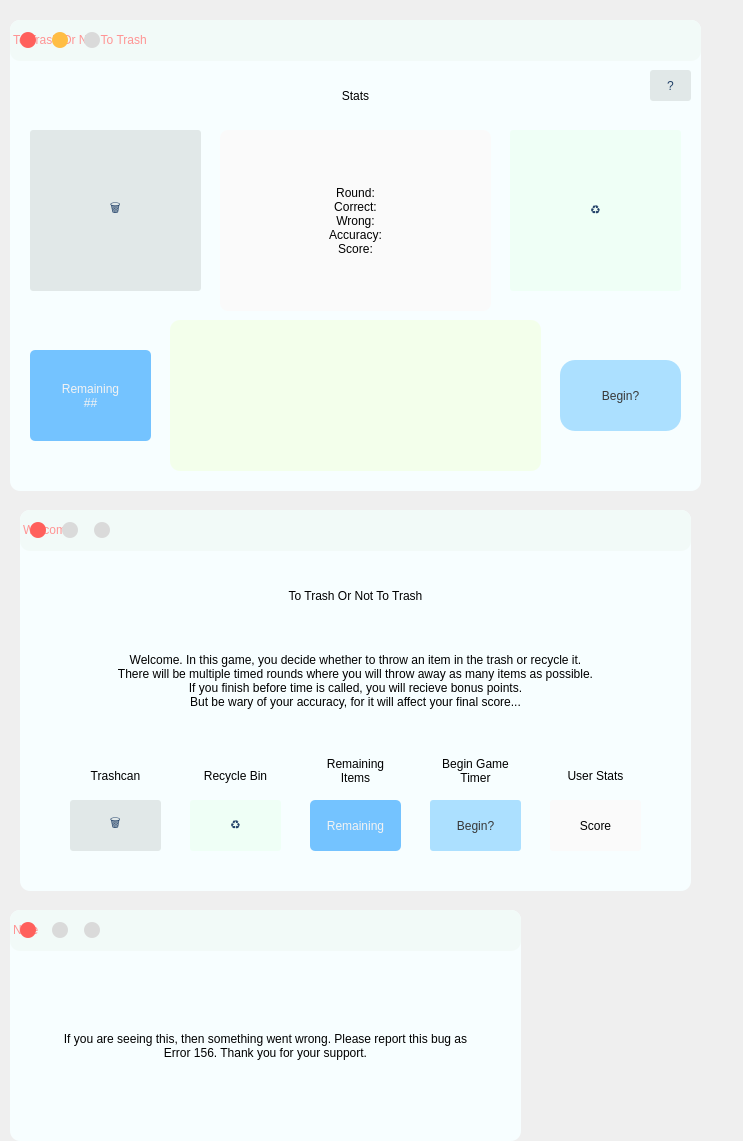
<?xml version="1.0" encoding="UTF-8"?>
<ui version="4.0">
 <class>MainWindow</class>
 <widget class="QMainWindow" name="MainWindow">
  <property name="geometry">
   <rect>
    <x>0</x>
    <y>0</y>
    <width>743</width>
    <height>1141</height>
   </rect>
  </property>
  <property name="windowTitle">
   <string>MainWindow</string>
  </property>
  <widget class="QWidget" name="centralwidget">
   <widget class="QFrame" name="window">
    <property name="geometry">
     <rect>
      <x>10</x>
      <y>20</y>
      <width>691</width>
      <height>471</height>
     </rect>
    </property>
    <property name="styleSheet">
     <string notr="true">QFrame {
	background-color: rgb(247, 254, 255);
	border-radius: 10px;
}</string>
    </property>
    <property name="frameShape">
     <enum>QFrame::StyledPanel</enum>
    </property>
    <property name="frameShadow">
     <enum>QFrame::Raised</enum>
    </property>
    <widget class="QPushButton" name="easter_egg">
     <property name="geometry">
      <rect>
       <x>0</x>
       <y>350</y>
       <width>21</width>
       <height>21</height>
      </rect>
     </property>
     <property name="styleSheet">
      <string notr="true">QPushButton{
	border:none;
	border-radius: 8px;
	font: 15pt &quot;Onyx&quot;;
	text-align:center;
}
QPushButton:hover{
	background-color: rgb(231, 231, 231);
}</string>
     </property>
     <property name="text">
      <string/>
     </property>
    </widget>
    <widget class="QLabel" name="title_bar">
     <property name="geometry">
      <rect>
       <x>0</x>
       <y>0</y>
       <width>691</width>
       <height>41</height>
      </rect>
     </property>
     <property name="styleSheet">
      <string notr="true">QLabel {
	background-color: rgb(242, 250, 248);
	border-radius: 10px;
	color: rgb(255, 148, 148);
	qproperty-alignment: AlignCenter;
	padding-bottom: 2px;
	font: 12pt &quot;Cascadia Code&quot;;
}</string>
     </property>
     <property name="text">
      <string>To Trash Or Not To Trash</string>
     </property>
    </widget>
    <widget class="QPushButton" name="btn_close">
     <property name="geometry">
      <rect>
       <x>10</x>
       <y>12</y>
       <width>16</width>
       <height>16</height>
      </rect>
     </property>
     <property name="sizePolicy">
      <sizepolicy hsizetype="Preferred" vsizetype="Preferred">
       <horstretch>0</horstretch>
       <verstretch>0</verstretch>
      </sizepolicy>
     </property>
     <property name="styleSheet">
      <string notr="true">QPushButton{
	border:none;
	border-radius: 8px;
	background-color: rgb(255, 96, 92);
}
QPushButton:hover{
	background-color: rgb(221, 82, 80);
}</string>
     </property>
     <property name="text">
      <string/>
     </property>
     <property name="autoDefault">
      <bool>false</bool>
     </property>
    </widget>
    <widget class="QPushButton" name="btn_minimize">
     <property name="geometry">
      <rect>
       <x>42</x>
       <y>12</y>
       <width>16</width>
       <height>16</height>
      </rect>
     </property>
     <property name="sizePolicy">
      <sizepolicy hsizetype="Preferred" vsizetype="Preferred">
       <horstretch>0</horstretch>
       <verstretch>0</verstretch>
      </sizepolicy>
     </property>
     <property name="styleSheet">
      <string notr="true">QPushButton{
	border:none;
	border-radius: 8px;
	
	background-color:rgb(255, 189, 68);
}

QPushButton:hover{
	
	background-color: rgb(225, 164, 60);
}
QPushButton:!enabled {
  color:rgb(218, 218, 218);
}</string>
     </property>
     <property name="text">
      <string/>
     </property>
     <property name="autoDefault">
      <bool>false</bool>
     </property>
    </widget>
    <widget class="QPushButton" name="remaining_items">
     <property name="geometry">
      <rect>
       <x>20</x>
       <y>330</y>
       <width>121</width>
       <height>91</height>
      </rect>
     </property>
     <property name="styleSheet">
      <string notr="true">QPushButton{
	border:none;
	border-radius: 5px;
	font: 10pt &quot;Cascadia Code&quot;;
	background-color: rgb(116, 195, 255);
	color: rgb(243, 243, 243);
}</string>
     </property>
     <property name="text">
      <string>Remaining
##</string>
     </property>
    </widget>
    <widget class="QPushButton" name="stats">
     <property name="geometry">
      <rect>
       <x>210</x>
       <y>110</y>
       <width>271</width>
       <height>181</height>
      </rect>
     </property>
     <property name="styleSheet">
      <string notr="true">QPushButton{
	border:none;
	border-radius: 8px;
	font: 16pt &quot;Dongle&quot;;
	
	background-color: rgb(250, 250, 250);
}
</string>
     </property>
     <property name="text">
      <string>Round:
Correct:
Wrong:
Accuracy:
Score:</string>
     </property>
    </widget>
    <widget class="QPushButton" name="timer">
     <property name="geometry">
      <rect>
       <x>550</x>
       <y>340</y>
       <width>121</width>
       <height>71</height>
      </rect>
     </property>
     <property name="styleSheet">
      <string notr="true">QPushButton{
	border:none;
	border-radius: 15px;
	font: 14pt &quot;Modern No. 20&quot;;
	color: rgb(56, 56, 56);
	background-color: rgb(172, 224, 255);
}
QPushButton::hover{
background-color: rgb(152, 198, 225);
}</string>
     </property>
     <property name="text">
      <string>Begin?</string>
     </property>
    </widget>
    <widget class="QGraphicsView" name="item">
     <property name="geometry">
      <rect>
       <x>160</x>
       <y>300</y>
       <width>371</width>
       <height>151</height>
      </rect>
     </property>
     <property name="styleSheet">
      <string notr="true">background-color: rgb(243, 255, 235);</string>
     </property>
    </widget>
    <widget class="QPushButton" name="box11">
     <property name="geometry">
      <rect>
       <x>240</x>
       <y>50</y>
       <width>211</width>
       <height>51</height>
      </rect>
     </property>
     <property name="styleSheet">
      <string notr="true">QPushButton{
	border:none;
	border-radius: 8px;
	font: 14pt &quot;Cascadia Code&quot;;	
}</string>
     </property>
     <property name="text">
      <string>Stats</string>
     </property>
    </widget>
    <widget class="QPushButton" name="recycle">
     <property name="geometry">
      <rect>
       <x>500</x>
       <y>110</y>
       <width>171</width>
       <height>161</height>
      </rect>
     </property>
     <property name="styleSheet">
      <string notr="true">QPushButton {
	border-radius: 3px;
	background-color: rgb(239, 255, 246);
	color: #224168;
	padding: 2px;
	padding-bottom: 5px;	
	font: 25 28pt &quot;Cascadia Code Light&quot;;
	qproperty-alignment: AlignCenter;
}
QPushButton::hover{
	background-color: rgb(213, 227, 219);
}
</string>
     </property>
     <property name="text">
      <string>♻</string>
     </property>
    </widget>
    <widget class="QPushButton" name="trashcan">
     <property name="geometry">
      <rect>
       <x>20</x>
       <y>110</y>
       <width>171</width>
       <height>161</height>
      </rect>
     </property>
     <property name="styleSheet">
      <string notr="true">QPushButton {
	border-radius: 3px;
	background-color: rgb(225, 232, 232);
	color: #224168;
	padding: 2px;
	padding-bottom: 5px;	
	font: 25 25pt &quot;Cascadia Code Light&quot;;
	qproperty-alignment: AlignCenter;
}
QPushButton::hover{
	background-color: rgb(197, 202, 202);
}</string>
     </property>
     <property name="text">
      <string>🗑</string>
     </property>
    </widget>
    <widget class="QPushButton" name="btn_disabled_3">
     <property name="geometry">
      <rect>
       <x>74</x>
       <y>12</y>
       <width>16</width>
       <height>16</height>
      </rect>
     </property>
     <property name="sizePolicy">
      <sizepolicy hsizetype="Preferred" vsizetype="Preferred">
       <horstretch>0</horstretch>
       <verstretch>0</verstretch>
      </sizepolicy>
     </property>
     <property name="styleSheet">
      <string notr="true">QPushButton {
	border: none;
	border-radius: 8px;
	background-color: rgb(218, 218, 218);
}</string>
     </property>
     <property name="text">
      <string/>
     </property>
     <property name="autoDefault">
      <bool>false</bool>
     </property>
    </widget>
    <widget class="QPushButton" name="help_but">
     <property name="geometry">
      <rect>
       <x>640</x>
       <y>50</y>
       <width>41</width>
       <height>31</height>
      </rect>
     </property>
     <property name="styleSheet">
      <string notr="true">QPushButton {
	border-radius: 3px;
	background-color: rgb(225, 232, 232);
	color: #224168;
	font: 12pt &quot;MS UI Gothic&quot;;
	qproperty-alignment: AlignCenter;
}
QPushButton::hover{
	background-color: rgb(197, 202, 202);
}</string>
     </property>
     <property name="text">
      <string>?</string>
     </property>
    </widget>
   </widget>
   <widget class="QFrame" name="popup">
    <property name="geometry">
     <rect>
      <x>20</x>
      <y>510</y>
      <width>671</width>
      <height>381</height>
     </rect>
    </property>
    <property name="styleSheet">
     <string notr="true">QFrame {
	background-color: rgb(247, 254, 255);
	border-radius: 10px;
}</string>
    </property>
    <property name="frameShape">
     <enum>QFrame::StyledPanel</enum>
    </property>
    <property name="frameShadow">
     <enum>QFrame::Raised</enum>
    </property>
    <widget class="QLabel" name="help_bar">
     <property name="geometry">
      <rect>
       <x>0</x>
       <y>0</y>
       <width>671</width>
       <height>41</height>
      </rect>
     </property>
     <property name="styleSheet">
      <string notr="true">QLabel {
	background-color: rgb(242, 250, 248);
	border-radius: 10px;
	color: rgb(255, 148, 148);
	qproperty-alignment: AlignCenter;
	padding-bottom: 2px;
	font: 12pt &quot;Cascadia Code&quot;;
}</string>
     </property>
     <property name="text">
      <string>Welcome</string>
     </property>
    </widget>
    <widget class="QPushButton" name="btn_close_popup">
     <property name="geometry">
      <rect>
       <x>10</x>
       <y>12</y>
       <width>16</width>
       <height>16</height>
      </rect>
     </property>
     <property name="sizePolicy">
      <sizepolicy hsizetype="Preferred" vsizetype="Preferred">
       <horstretch>0</horstretch>
       <verstretch>0</verstretch>
      </sizepolicy>
     </property>
     <property name="styleSheet">
      <string notr="true">QPushButton{
	border:none;
	border-radius: 8px;
	background-color: rgb(255, 96, 92);
}
QPushButton:hover{
	background-color: rgb(221, 82, 80);
}</string>
     </property>
     <property name="text">
      <string/>
     </property>
     <property name="autoDefault">
      <bool>false</bool>
     </property>
    </widget>
    <widget class="QPushButton" name="btn_disabled">
     <property name="geometry">
      <rect>
       <x>74</x>
       <y>12</y>
       <width>16</width>
       <height>16</height>
      </rect>
     </property>
     <property name="sizePolicy">
      <sizepolicy hsizetype="Preferred" vsizetype="Preferred">
       <horstretch>0</horstretch>
       <verstretch>0</verstretch>
      </sizepolicy>
     </property>
     <property name="styleSheet">
      <string notr="true">QPushButton {
	border: none;
	border-radius: 8px;
	background-color: rgb(218, 218, 218);
}</string>
     </property>
     <property name="text">
      <string/>
     </property>
     <property name="autoDefault">
      <bool>false</bool>
     </property>
    </widget>
    <widget class="QPushButton" name="btn_minimize_2">
     <property name="geometry">
      <rect>
       <x>42</x>
       <y>12</y>
       <width>16</width>
       <height>16</height>
      </rect>
     </property>
     <property name="sizePolicy">
      <sizepolicy hsizetype="Preferred" vsizetype="Preferred">
       <horstretch>0</horstretch>
       <verstretch>0</verstretch>
      </sizepolicy>
     </property>
     <property name="styleSheet">
      <string notr="true">QPushButton{
	border:none;
	border-radius: 8px;
	background-color: rgb(218, 218, 218);
}</string>
     </property>
     <property name="text">
      <string/>
     </property>
     <property name="autoDefault">
      <bool>false</bool>
     </property>
    </widget>
    <widget class="QPushButton" name="text">
     <property name="geometry">
      <rect>
       <x>0</x>
       <y>60</y>
       <width>671</width>
       <height>51</height>
      </rect>
     </property>
     <property name="styleSheet">
      <string notr="true">QPushButton{
	font: 22pt &quot;Algerian&quot;;
	border:none;
	border-radius: 8px;	
	background-color: #f7feff;
}</string>
     </property>
     <property name="text">
      <string>To Trash Or Not To Trash</string>
     </property>
    </widget>
    <widget class="QPushButton" name="text_2">
     <property name="geometry">
      <rect>
       <x>0</x>
       <y>120</y>
       <width>671</width>
       <height>101</height>
      </rect>
     </property>
     <property name="styleSheet">
      <string notr="true">QPushButton{
	
	font: 8pt &quot;Nirmala UI&quot;;
	border:none;
	border-radius: 8px;	
	background-color: #f7feff;
}</string>
     </property>
     <property name="text">
      <string>Welcome. In this game, you decide whether to throw an item in the trash or recycle it.
There will be multiple timed rounds where you will throw away as many items as possible.
If you finish before time is called, you will recieve bonus points.
But be wary of your accuracy, for it will affect your final score...</string>
     </property>
    </widget>
    <widget class="QPushButton" name="text_5">
     <property name="geometry">
      <rect>
       <x>50</x>
       <y>290</y>
       <width>91</width>
       <height>51</height>
      </rect>
     </property>
     <property name="styleSheet">
      <string notr="true">QPushButton {
	border-radius: 3px;
	background-color: rgb(225, 232, 232);
	color: #224168;
	padding: 2px;
	padding-bottom: 5px;	
	font: 25 14pt &quot;Cascadia Code Light&quot;;
	qproperty-alignment: Left;
}
QPushButton::hover{
	background-color: rgb(197, 202, 202);
}</string>
     </property>
     <property name="text">
      <string>🗑</string>
     </property>
    </widget>
    <widget class="QPushButton" name="text_3">
     <property name="geometry">
      <rect>
       <x>50</x>
       <y>250</y>
       <width>91</width>
       <height>31</height>
      </rect>
     </property>
     <property name="styleSheet">
      <string notr="true">QPushButton{
	
	font: 7.5pt &quot;Nirmala UI&quot;;
	border:none;
	border-radius: 8px;	
	background-color: #f7feff;
}</string>
     </property>
     <property name="text">
      <string>Trashcan</string>
     </property>
    </widget>
    <widget class="QPushButton" name="text_15">
     <property name="geometry">
      <rect>
       <x>170</x>
       <y>290</y>
       <width>91</width>
       <height>51</height>
      </rect>
     </property>
     <property name="styleSheet">
      <string notr="true">QPushButton {
	border-radius: 3px;
	background-color: rgb(239, 255, 246);
	color: #224168;
	padding: 2px;
	padding-bottom: 5px;	
	font: 25 14pt &quot;Cascadia Code Light&quot;;
	qproperty-alignment: AlignCenter;
}
QPushButton::hover{
	background-color: rgb(213, 227, 219);
}

</string>
     </property>
     <property name="text">
      <string>♻</string>
     </property>
    </widget>
    <widget class="QPushButton" name="text_9">
     <property name="geometry">
      <rect>
       <x>290</x>
       <y>290</y>
       <width>91</width>
       <height>51</height>
      </rect>
     </property>
     <property name="styleSheet">
      <string notr="true">QPushButton{
	border:none;
	border-radius: 5px;
	font: 8pt &quot;Cascadia Code&quot;;
	background-color: rgb(116, 195, 255);
	color: rgb(243, 243, 243);
}</string>
     </property>
     <property name="text">
      <string>Remaining</string>
     </property>
    </widget>
    <widget class="QPushButton" name="text_6">
     <property name="geometry">
      <rect>
       <x>290</x>
       <y>240</y>
       <width>91</width>
       <height>41</height>
      </rect>
     </property>
     <property name="styleSheet">
      <string notr="true">QPushButton{
	
	font: 7.5pt &quot;Nirmala UI&quot;;
	border:none;
	border-radius: 8px;	
	background-color: #f7feff;
}</string>
     </property>
     <property name="text">
      <string>Remaining
Items</string>
     </property>
    </widget>
    <widget class="QPushButton" name="text_104">
     <property name="geometry">
      <rect>
       <x>410</x>
       <y>290</y>
       <width>91</width>
       <height>51</height>
      </rect>
     </property>
     <property name="styleSheet">
      <string notr="true">QPushButton{
	border:none;
	border-radius: 3px;
	font: 10pt &quot;Modern No. 20&quot;;
	color: rgb(56, 56, 56);
	background-color: rgb(172, 224, 255);
}
QPushButton::hover{
background-color: rgb(152, 198, 225);
}</string>
     </property>
     <property name="text">
      <string>Begin?</string>
     </property>
    </widget>
    <widget class="QPushButton" name="text_10">
     <property name="geometry">
      <rect>
       <x>170</x>
       <y>250</y>
       <width>91</width>
       <height>31</height>
      </rect>
     </property>
     <property name="styleSheet">
      <string notr="true">QPushButton{
	
	font: 7.5pt &quot;Nirmala UI&quot;;
	border:none;
	border-radius: 8px;	
	background-color: #f7feff;
}</string>
     </property>
     <property name="text">
      <string>Recycle Bin</string>
     </property>
    </widget>
    <widget class="QPushButton" name="text_13">
     <property name="geometry">
      <rect>
       <x>530</x>
       <y>290</y>
       <width>91</width>
       <height>51</height>
      </rect>
     </property>
     <property name="styleSheet">
      <string notr="true">QPushButton{
	border:none;
	border-radius: 3px;
	font: 16pt &quot;Dongle&quot;;
	background-color: rgb(250, 250, 250);
}
</string>
     </property>
     <property name="text">
      <string>Score</string>
     </property>
    </widget>
    <widget class="QPushButton" name="text_12">
     <property name="geometry">
      <rect>
       <x>530</x>
       <y>250</y>
       <width>91</width>
       <height>31</height>
      </rect>
     </property>
     <property name="styleSheet">
      <string notr="true">QPushButton{
	
	font: 7.5pt &quot;Nirmala UI&quot;;
	border:none;
	border-radius: 8px;	
	background-color: #f7feff;
}</string>
     </property>
     <property name="text">
      <string>User Stats</string>
     </property>
    </widget>
    <widget class="QPushButton" name="text_7">
     <property name="geometry">
      <rect>
       <x>410</x>
       <y>240</y>
       <width>91</width>
       <height>41</height>
      </rect>
     </property>
     <property name="styleSheet">
      <string notr="true">QPushButton{
	
	font: 7.5pt &quot;Nirmala UI&quot;;
	border:none;
	border-radius: 8px;	
	background-color: #f7feff;
}</string>
     </property>
     <property name="text">
      <string>Begin Game
Timer</string>
     </property>
    </widget>
   </widget>
   <widget class="QFrame" name="popup_2">
    <property name="geometry">
     <rect>
      <x>10</x>
      <y>910</y>
      <width>511</width>
      <height>231</height>
     </rect>
    </property>
    <property name="styleSheet">
     <string notr="true">QFrame {
	background-color: rgb(247, 254, 255);
	border-radius: 10px;
}</string>
    </property>
    <property name="frameShape">
     <enum>QFrame::StyledPanel</enum>
    </property>
    <property name="frameShadow">
     <enum>QFrame::Raised</enum>
    </property>
    <widget class="QPushButton" name="easter_egg_3">
     <property name="geometry">
      <rect>
       <x>0</x>
       <y>350</y>
       <width>21</width>
       <height>21</height>
      </rect>
     </property>
     <property name="styleSheet">
      <string notr="true">QPushButton{
	border:none;
	border-radius: 8px;
	font: 15pt &quot;Onyx&quot;;
	text-align:center;
}
QPushButton:hover{
	background-color: rgb(231, 231, 231);
}</string>
     </property>
     <property name="text">
      <string/>
     </property>
    </widget>
    <widget class="QLabel" name="help_bar_2">
     <property name="geometry">
      <rect>
       <x>0</x>
       <y>0</y>
       <width>511</width>
       <height>41</height>
      </rect>
     </property>
     <property name="styleSheet">
      <string notr="true">QLabel {
	background-color: rgb(242, 250, 248);
	border-radius: 10px;
	color: rgb(255, 148, 148);
	qproperty-alignment: AlignCenter;
	padding-bottom: 2px;
	font: 12pt &quot;Cascadia Code&quot;;
}</string>
     </property>
     <property name="text">
      <string>Note</string>
     </property>
    </widget>
    <widget class="QPushButton" name="btn_close_note">
     <property name="geometry">
      <rect>
       <x>10</x>
       <y>12</y>
       <width>16</width>
       <height>16</height>
      </rect>
     </property>
     <property name="sizePolicy">
      <sizepolicy hsizetype="Preferred" vsizetype="Preferred">
       <horstretch>0</horstretch>
       <verstretch>0</verstretch>
      </sizepolicy>
     </property>
     <property name="styleSheet">
      <string notr="true">QPushButton{
	border:none;
	border-radius: 8px;
	background-color: rgb(255, 96, 92);
}
QPushButton:hover{
	background-color: rgb(221, 82, 80);
}</string>
     </property>
     <property name="text">
      <string/>
     </property>
     <property name="autoDefault">
      <bool>false</bool>
     </property>
    </widget>
    <widget class="QPushButton" name="btn_disabled_2">
     <property name="geometry">
      <rect>
       <x>74</x>
       <y>12</y>
       <width>16</width>
       <height>16</height>
      </rect>
     </property>
     <property name="sizePolicy">
      <sizepolicy hsizetype="Preferred" vsizetype="Preferred">
       <horstretch>0</horstretch>
       <verstretch>0</verstretch>
      </sizepolicy>
     </property>
     <property name="styleSheet">
      <string notr="true">QPushButton {
	border: none;
	border-radius: 8px;
	background-color: rgb(218, 218, 218);
}</string>
     </property>
     <property name="text">
      <string/>
     </property>
     <property name="autoDefault">
      <bool>false</bool>
     </property>
    </widget>
    <widget class="QPushButton" name="btn_minimize_3">
     <property name="geometry">
      <rect>
       <x>42</x>
       <y>12</y>
       <width>16</width>
       <height>16</height>
      </rect>
     </property>
     <property name="sizePolicy">
      <sizepolicy hsizetype="Preferred" vsizetype="Preferred">
       <horstretch>0</horstretch>
       <verstretch>0</verstretch>
      </sizepolicy>
     </property>
     <property name="styleSheet">
      <string notr="true">QPushButton{
	border:none;
	border-radius: 8px;
	background-color: rgb(218, 218, 218);
}</string>
     </property>
     <property name="text">
      <string/>
     </property>
     <property name="autoDefault">
      <bool>false</bool>
     </property>
    </widget>
    <widget class="QPushButton" name="text_8">
     <property name="geometry">
      <rect>
       <x>0</x>
       <y>50</y>
       <width>511</width>
       <height>171</height>
      </rect>
     </property>
     <property name="styleSheet">
      <string notr="true">QPushButton{
	
	font: 9.5pt &quot;Nirmala UI&quot;;
	border:none;
	border-radius: 8px;	
	background-color: #f7feff;
}</string>
     </property>
     <property name="text">
      <string>If you are seeing this, then something went wrong. Please report this bug as
Error 156. Thank you for your support.</string>
     </property>
    </widget>
   </widget>
  </widget>
 </widget>
 <resources/>
 <connections/>
</ui>
